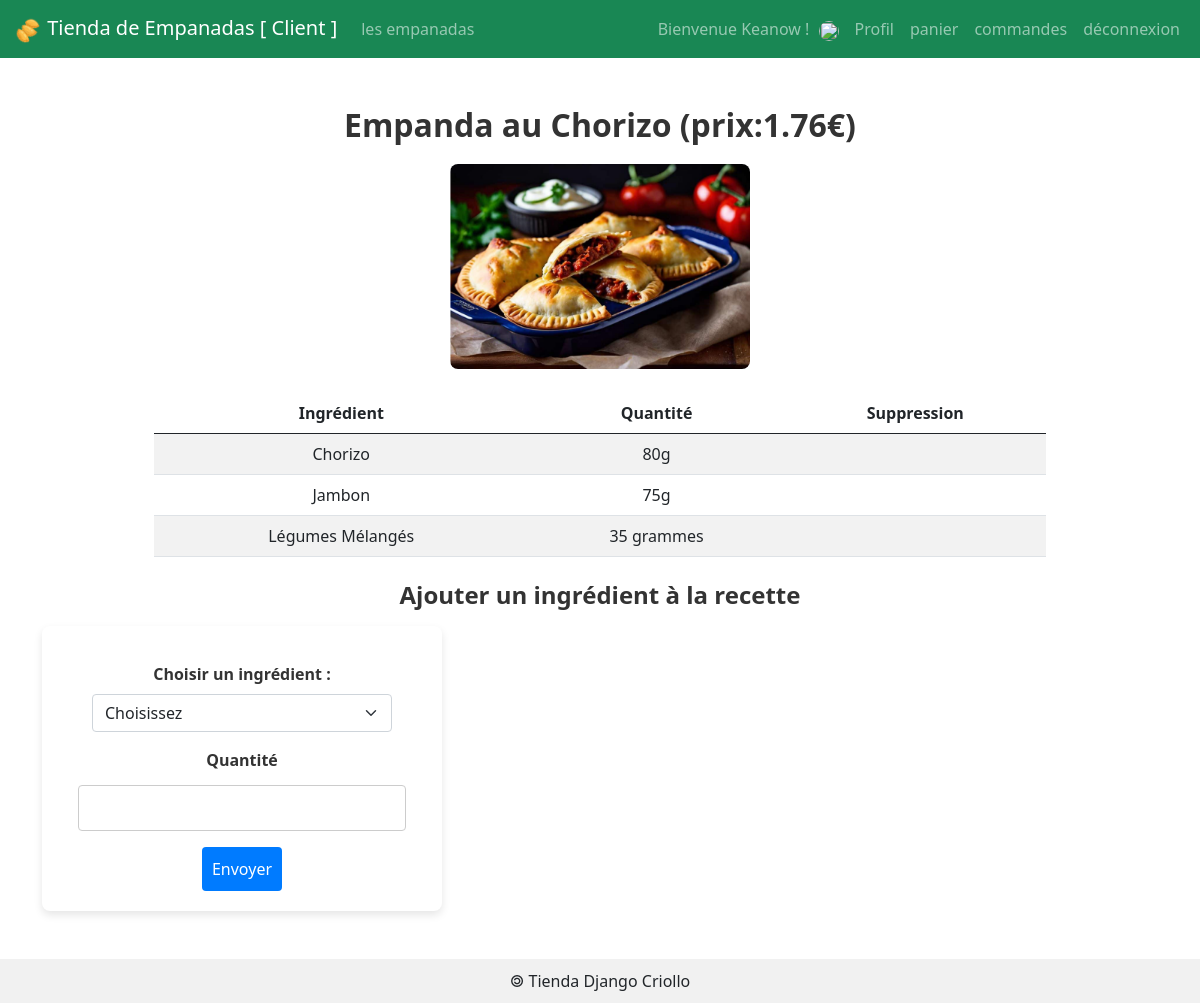
Screenshot of /empanada/1 (signed in) with the database file from the repository.
### empanadas/models.py (models this page shows, shortened)
class Empanada(models.Model) :
    idEmpanada    = models.AutoField(    primary_key    = True )
    nomEmpanada   = models.CharField(   max_length      = 50   )
    prix          = models.DecimalField( max_digits     = 6, decimal_places = 2 )
    image = models.ImageField( default = 'imagesEmpanadas/default.png', upload_to = 'imagesEmpanadas/')
    def __str__(self) :
        return 'Empanda '+self.nomEmpanada+' (prix:'+str(self.prix)+'€)'

class Ingredient(models.Model) :
    idIngredient = models.AutoField( primary_key = True )
    nomIngredient = models.CharField( max_length = 50 )

class Composition(models.Model):
    class Meta:
        unique_together = ('ingredient','empanada')
    idComposition = models.AutoField( primary_key = True )
    ingredient = models.ForeignKey( Ingredient, on_delete = models.CASCADE )
    empanada = models.ForeignKey( Empanada, on_delete = models.CASCADE )
    quantite = models.CharField( max_length = 100 )

### empanadas/views.py (the view)
# urls.py: path('empanada/<int:empanada_id>',                  views.empanada, name='detailsEmpanada'),
def empanada(request, empanada_id) :
	laEmpanada = Empanada.objects.get( idEmpanada= empanada_id)
	compositions = Composition.objects.filter(empanada = empanada_id)
	allIngredients = Ingredient.objects.all() #-- Recup tous les ingredient de la BD
	ingredients_list = []
	for compo in compositions:
		ingredients_list.append({
			'idIngredient' : compo.ingredient.idIngredient,
			'Ingredient' : compo.ingredient.nomIngredient,
			'Quantite' : compo.quantite,
			'idComposition' : compo.idComposition #-- Util pour la fonction supprimerIngredientDansEmpanada
		})
	context = {
		'empanada': laEmpanada,
		'ingredients_list': ingredients_list,
		'allIngredients' : allIngredients
	}
	return render( request, 'empanadas/empanada.html', context )

### empanadas/templates/empanadas/empanada.html (shortened to what this page needs)
{% extends 'empanadas/base.html' %} {% load static %}  {% block main %}
<div class="container my-5">
  <h2 class="text-center empanada-title">{{ empanada }}</h2>
  <div class="img-detail-empanada text-center">
    <img
      src="{{ MEDIA_URL }}{{ empanada.image }}"
      class="img-fluid empanada-image"
      alt="{{ empanada }}"
    />
  </div>
  <div class="table-container my-4">
    {% if ingredients_list %}
    <table class="table table-striped text-center empanada-table">
      <thead>
        <tr>
          <th scope="col">Ingrédient</th>
          <th scope="col">Quantité</th>
          <th scope="col">Suppression</th>
        </tr>
      </thead>
      <tbody>
        {% for ing in ingredients_list %}
        <tr>
          <td>{{ ing.Ingredient }}</td>
          <td>{{ ing.Quantite }}</td>
          <td>
          </td>
        </tr>
        {% endfor %}
      </tbody>
    </table>
    {% else %}
    <div class="alert alert-info text-center" role="alert">
      Aucun ingrédient n'a encore été ajouté pour cette empanada.
    </div>
    {% endif %}
  </div>
  <h2 class="text-center">Ajouter un ingrédient à la recette</h2>
  <form
    action="/empanada/{{ empanada.idEmpanada }}/addIngredient"
    method="POST"
    class="text-center"
  >
    <div class="m-3">
      <label for="id_ingredient" class="form-label"
        >Choisir un ingrédient :</label
      >
      <select
        id="id_ingredient"
        name="ingredient"
        class="form-select mx-auto empanada-select"
        required
      >
        <option selected disabled>Choisissez</option>
      </select>
    </div>
    <div class="m-3">
      <label for="id_quantite" class="form-label">Quantité</label>
      <input
        id="id_quantite"
        name="quantite"
        type="text"
        maxlength="100"
        required
        class="form-control mx-auto empanada-input"
      />
    </div>
    <button type="submit" class="btn btn-primary">Envoyer</button>
  </form>
</div>
{% endblock %}

### comptes/templates/comptes/menuClient.html (shortened to what this page needs)
{% load static %}
<nav class="navbar navbar-expand-lg navbar-dark bg-success">
  <div class="container-fluid">
    <a class="navbar-brand" href="/empanadas">
      <img src="{% static 'empanadas/img/icone.png' %}" class="icn-img" />
      Tienda de Empanadas [ Client ]
    </a>
    <div id="navbarText" class="collapse navbar-collapse">
      <ul class="navbar-nav me-auto mb-2 mb-lg-0">
        <li class="nav-item">
          <a class="nav-link" href="/empanadas">les empanadas</a>
        </li>
      </ul>
      <ul class="navbar-nav">
        <li class="nav-item">
          <a class="nav-link" >Bienvenue {{user}} ! <img src="{{MEDIA_URL}}{{user.image}}" class="rounded-circle"></a>
        </li>
        <li class="nav-item">
          <a class="nav-link" href="/user/update/">Profil</a>
        </li>
        <li class="nav-item">
          <a class="nav-link" href="/panier">panier</a>
        </li>
        <li class="nav-item">
          <a class="nav-link" href="/commandes">commandes</a>
        </li>
        <li class="nav-item">
          <a class="nav-link" href="/logout">déconnexion</a>
        </li>
      </ul>
    </div>
  </div>
</nav>

### empanadas/static/empanadas/css/styles.css (style rules this page uses)
html, body { height: 100%; margin: 0; display: flex; flex-direction: column; }
.form-label { font-weight: bold; margin-bottom: 0.5rem; color: #333; }
.form-control { margin-bottom: 1rem; border: 1px solid #ddd; border-radius: 4px; padding: 0.75rem; width: 100%; }
.btn-primary { background-color: #007bff; border: none; padding: 0.75rem 1.25rem; color: white; border-radius: 4px; cursor: pointer; }
.empanada-title { font-size: 2rem; margin-bottom: 20px; }
.empanada-image { max-width: 300px; height: auto; border-radius: 8px; }
.empanada-table { margin: 0 auto; width: 80%; }
.empanada-select { width: 300px; }
.empanada-input { width: 300px; }
h2 { font-size: 1.5rem; font-weight: bold; color: #333; margin-bottom: 1rem; }
button[type="submit"] { background-color: #007bff; border: none; color: white; padding: 10px; font-size: 1rem; border-radius: 4px; cursor: pointer; }
a { color: #007bff; text-decoration: none; }
.icn-img { width: 30px; }
.rounded-circle { width: 20px; height: 20px; margin-left: 5px; }
form { background-color: #ffffff; padding: 20px; border-radius: 8px; box-shadow: 0 4px 8px rgba(0, 0, 0, 0.1); width: 100%; max-width: 400px; box-sizing: border-box; }
.form-label { font-weight: bold; }
.form-control { width: 100%; padding: 10px; margin: 5px 0 15px 0; border: 1px solid #ccc; border-radius: 4px; box-sizing: border-box; }
.btn-primary { background-color: #007bff; color: #ffffff; padding: 10px 15px; border: none; border-radius: 4px; cursor: pointer; }

### rows the page displays
Empanada: nomEmpanada+prix "Empanda au Chorizo (prix:1.76€)", image (picture)
Ingredient: Ingredient "Chorizo"
Composition: Quantite "80g"
Ingredient: Ingredient "Jambon"
Composition: Quantite "75g"
Ingredient: Ingredient "Légumes Mélangés"
Composition: Quantite "35 grammes"

### other values shown
{{ user }} "Keanow"
